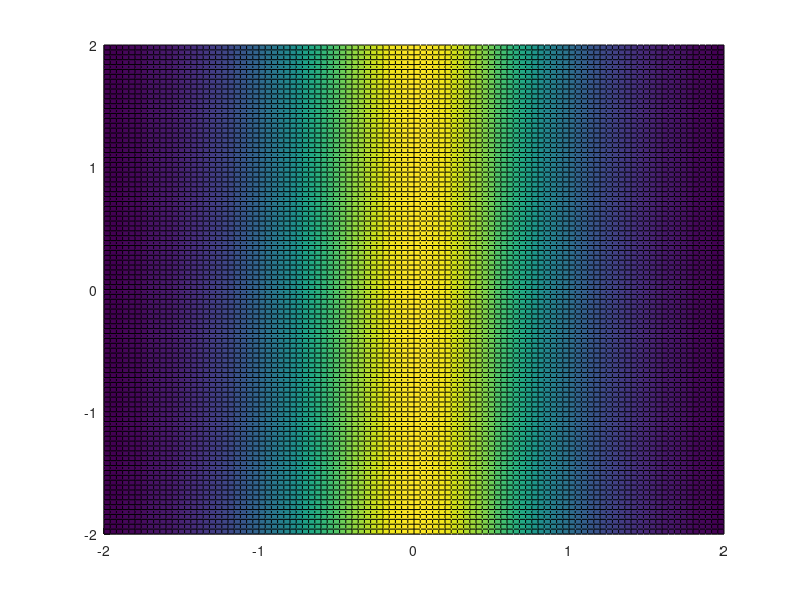

Write the MATLAB code that produced this figure. (Note: this script raises an error after producing the figure.)
close all, clear all;
sigmaSquared = .8;
G = 1;
epsilon = .5;
b = [1 -1];

%%%%%%%%%%%%%%%%%%%
% Creates the QPSK symbol locations
a = [1+j -1+j -1-j 1-j];

for re = -50:50         % -50:50 creates a 101 x 101 grid
    for im = -50:50
        x(re+51,im+51) = (re/25) + (im/25)*j;
    end
end
real_x = real(x);
imag_x = imag(x);

fx = zeros(2, 101, 101);
fxSum = zeros(1, 101, 101);
for loop = 1:2
    fx(loop,:,:) = (1/(2*pi*sigmaSquared))*exp((-1/(2*sigmaSquared))*abs((x-1*a(loop)).^2));
    fxSum(1, :,:) = fxSum(1, :,:) + fx(loop,:,:);
end
fxSum = fxSum .* .5;

p_b= zeros(2, 101, 101);
for n = 1:2
    p_b(n,:,:) = fx(n,:,:) ./ (2*fxSum(1,:,:));
end

H = zeros(101, 101);
sumOfProb = zeros(101, 101);

for xCoord = -50:50
    for yCoord = -50:50
        for loop = 1:2
            sumOfProb(xCoord+51,yCoord+51) = sumOfProb(xCoord+51,yCoord+51) + ...
                p_b(loop,xCoord+51,yCoord+51)*log2(p_b(loop,xCoord+51,yCoord+51));
        end
        H((xCoord+51), (yCoord+51)) = -(sumOfProb(xCoord+51, yCoord+51));
    end
end

I = 1 - H;

bits = zeros(101,101);

for c = 1:101
    for d = 1:101
        if (I(c,d) < epsilon)
            bits(c,d) = 1;
        else
            bits (c,d) = 0;
        end
    end
end

% [p_e, q] = DeleteMe(sigmaSquared,G,epsilon);



%% Graphs

%%%%% Plot Equivocation
figure();
hold on
plot(a,'o', 'MarkerFaceColor', 'white', 'Color', 'black'); % Need to fix where this plots on the z axis
surface(real_x, imag_x, H);
title("\sigma^2 = " + string(sigmaSquared));
xlabel('real');
ylabel('imaginary');
zlabel('Equivocation');
view(45, 60);
colormap(jet);
hold off

%%%%% Plot Mutual Information
figure();
hold on
plot(a,'o', 'MarkerFaceColor', 'white', 'Color', 'black'); % Need to fix where this plots on the z axis
surface(real_x, imag_x, I);
title("\sigma^2 = " + string(sigmaSquared));
xlabel('real');
ylabel('imaginary');
zlabel('Mutual Information');
view(45, 60);
colormap(jet);
hold off


%%%%% Bits lost
figure();
hold on
plot(a,'o', 'MarkerFaceColor', 'white', 'Color', 'black'); % Need to fix where this plots on the z axis
surface(real_x, imag_x, bits);
title("\sigma^2 = " + string(sigmaSquared));
xlabel('real');
ylabel('imaginary');
zlabel('Bits');
view(45, 60);
colormap(jet);
